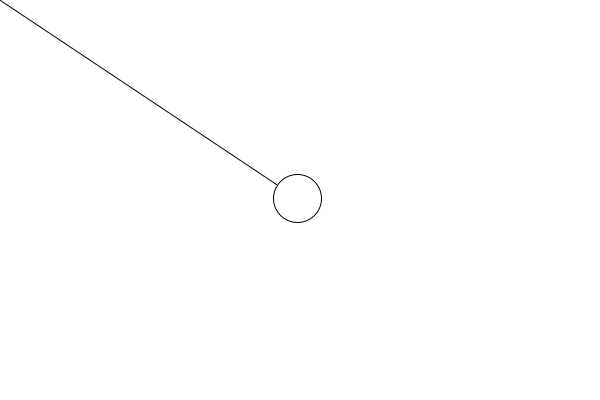
Frame 1 (no input)
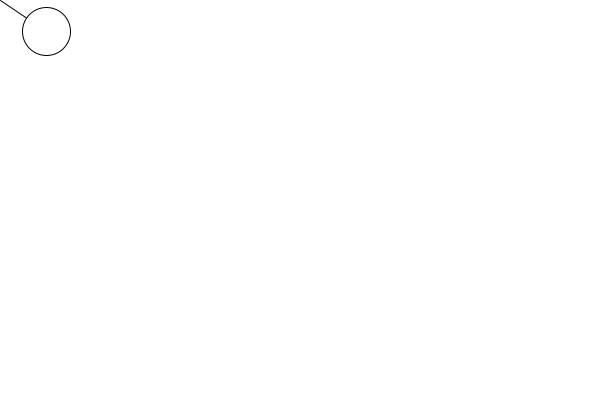
Frame 60 (the mouse pressed at the canvas centre just before this capture)
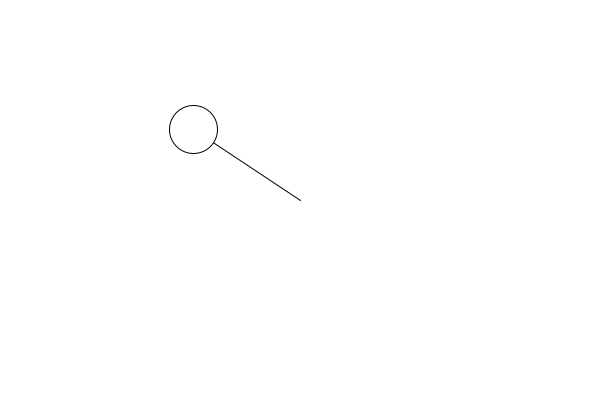
Frame 120 (the mouse held since frame 60 and released just before this capture)

The Processing sketch that drew these frames (run headless with seeded random() and noise(); from frame 60 on, the mouse is pressed at the canvas centre):

// Processing sketch: vectors_04_mouseattractor
// ── vectors_04_mouseattractor.pde
Attractor a;

void setup(){
  size(600,400);
  a = new Attractor();
}

void draw(){
  a.update();
  a.bounce();
  a.render();
  //println("location.x =",a.location.x,"location.y =",a.location.y, "mouseX =",a.mouse.x,"mouseY = ",a.mouse.y);
}

// ── vectors_04_mouseattractor_class.pde
class Attractor{
  // Declare variables
  PVector mouse;
  PVector ball;
  PVector location;
  PVector velocity;
  PVector acceleration;
  float lim;
  float str;

  // Constructor
  Attractor(){
    lim = 15;
    location = new PVector(width/2, height/2);
    velocity = new PVector(0,0);
    acceleration = new PVector(0,0);
    }
  
  void update(){
    // first we construct a mouse vector
    mouse = new PVector(mouseX,mouseY);
    
    // then we calculate an acceleration vector from location to mouse
    acceleration = mouse.sub(location);
    // set the str of accel based on distance from the mouse
    // gravity model: inversely proportional
    //str = 5/acceleration.mag();
    
    //spring model: F = k*x
    str = 0.01*acceleration.mag();
    
    acceleration.setMag(str);
    velocity.add(acceleration);
    location.add(velocity);
    velocity.limit(lim);
  }
  
  void bounce(){
    if ((location.x > width) || (location.x < 0)){
      velocity.x *= -1;
    }
    if ((location.y > height) || (location.y < 0)){
      velocity.y *= -1;
    }
  }

  void render(){
    background(255);
    line(location.x, location.y, mouseX, mouseY);
    ellipse(location.x, location.y, 48, 48);
  }
}
